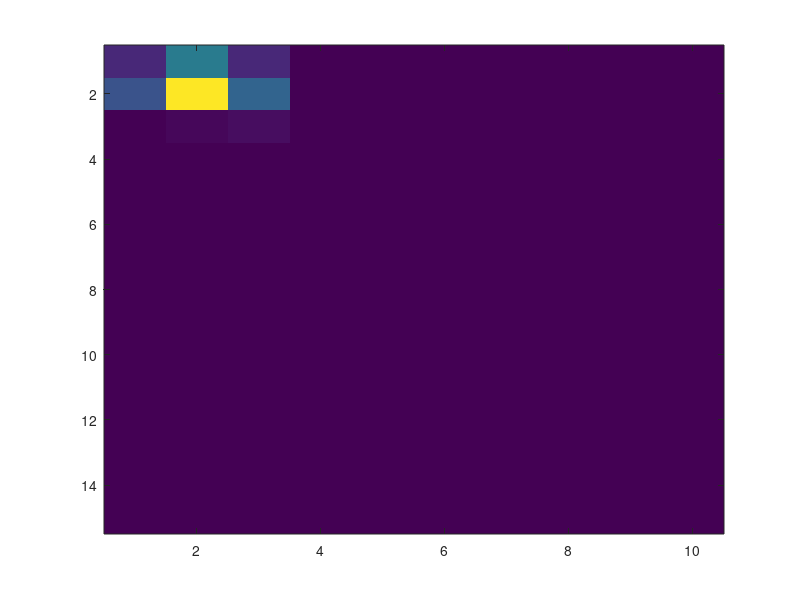

This chart was generated by the following MATLAB code: (Note: this script raises an error after producing the figure.)
saveDir = 'D:\CHESS_data\simulated_data2\';
mkdir(saveDir)
%% Randomized spot example
num_spots = 100;
% Ring sampling parameters
ring_width = 20;
num_theta= 2048;
num_rad = 2*ring_width+1;
dtheta = 1;
drad = 1;
% Amplitude
min_amp = 100;
max_amp = 300;

%Azimuthal mean and variance
min_az_mean = 1;
max_az_mean = 2047;
start_center_az_std = 2;
end_center_az_std = 25;
width_az_std = 1;

%Radial mean and variance
center_rad_mean = 20;
width_rad_mean = 5;
start_center_rad_std = 1;
end_center_rad_std = 4;
width_rad_std = 0.3;

% Basis function variance parameters
P.num_var_t = 15;
P.num_var_r = 10;
P.dtheta = 1;
P.drad = 1;
P.var_theta = linspace(P.dtheta/2,30,P.num_var_t);
P.var_rad   = linspace(P.drad/2,  5,P.num_var_r);

% Setup sample positions and 
positions = zeros(100,1);
dist = zeros(100,1);
for i = 1:100
        positions(i) = i;
        dist(i) = sqrt( (i-1)^2 );
end

% Produce 5x5 array of ring images
synth_sample = cell(100,1);
VDF = cell(100,1);
evar_az = zeros(100,1);
evar_rad = zeros(100,1);

theta_means = (rand(num_spots,1)-0.5)*max_az_mean + min_az_mean;
rad_means = rand(num_spots,1)*width_rad_mean + center_rad_mean;
amplitudes = rand(num_spots,1)*max_amp + min_amp;

for i = 1:size(positions,1)
% for i = [1,50,100]
    % Generate diffraction spot parameters
    std_theta = randn(num_spots,1).*width_az_std + start_center_az_std*(1-dist(i)/100) + end_center_az_std*(dist(i)/100);
    std_rad = randn(num_spots,1).*width_rad_std + start_center_rad_std*(1-dist(i)/100) + end_center_rad_std*(dist(i)/100); 

    VDF{i} = hist3([std_theta,std_rad],'Ctrs',{P.var_theta',P.var_rad'});
    figure(1)
    imagesc(VDF{i})
    
    % Generate image
    B = zeros(num_rad,num_theta);
    for j = 1:num_spots
        B = B + amplitudes(j)*...
            gaussian_basis_wrap_2D_norm2( num_theta,dtheta,round(theta_means(j)),std_theta(j)^2,...
                                          num_rad,drad,round(rad_means(j)),std_rad(j) );
    end
    % Add noise
    B = B + randn(num_rad,num_theta)*mean(amplitudes)/100;
    
    % Plot image
    figure(2)
    uplim = max(B(:));
    imshow(B,'DisplayRange',[0 uplim],'Colormap',jet)
    
    % Save sample info to structure
    sample.image = B;
    sample.std_theta = std_theta;
    sample.std_rad = std_rad;
    sample.theta_mean = theta_means;
    sample.rad_mean = rad_means;
    sample.amplitudes = amplitudes;
    sample.vdf = VDF{i};
    
    %Compute expected variance
    total = sum(amplitudes(:));
    az_signal = amplitudes.*std_theta;
    rad_signal = amplitudes.*std_rad;
    expected_var_az = sum(az_signal(:))/total;
    expected_var_rad = sum(rad_signal(:))/total;
    evar_az(i) = expected_var_az;
    evar_rad(i) = expected_var_rad;
    
    % Add sample to 100x1 cell array 
    synth_sample{i} = sample;
    im_name = [saveDir,sprintf('polar_image_%i.mat',i)];
    polar_image = B;
    
    % Save out image files
    save(im_name,'polar_image')
    
    % Perturb spots
    theta_mean_deltas = randn(num_spots,1)*2;
    rad_mean_deltas = randn(num_spots,1)*0.25;
    amplitude_deltas = randn(num_spots,1)*8;
    
    theta_means = theta_means + theta_mean_deltas;
    rad_means = rad_means + rad_mean_deltas;
    amplitudes = amplitudes + amplitude_deltas;
    
end
save([saveDir,'synth_data2.mat'],'synth_sample','VDF')

%% View Expected Variance
% figure(2)
% image(evar_image,'CDataMapping','scaled')
% colorbar()